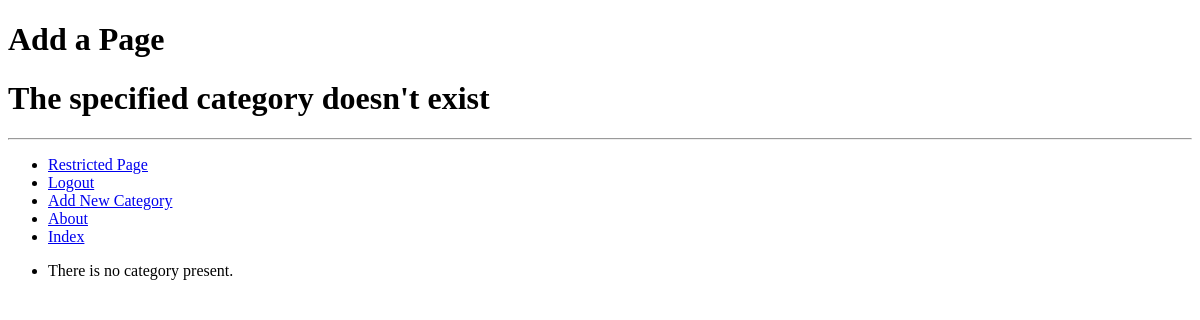
The page /rango/category/Django/add_page/ (signed in) on the database as committed earlier.
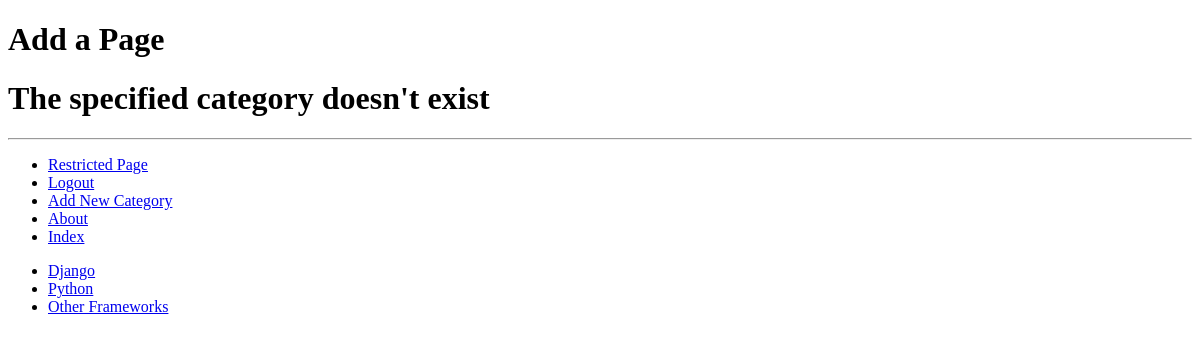
The same page on the database as committed later.
### rango/models.py (models this page shows, shortened)
class Category(models.Model):
    name = models.CharField(max_length=128, unique=True)
    views = models.IntegerField(default=0)
    likes = models.IntegerField(default=0)
    slug = models.SlugField(unique=True)
    class Meta:
        verbose_name_plural = 'categories'

### rango/views.py (the view, shortened to what this page needs)
# urls.py: url(r'^category/(?P<category_name_slug>[\w\-]+)/add_page/$', views.add_page, name='add_page'),
@login_required
def add_page(request, category_name_slug):
    try:
        category = Category.objects.get(slug=category_name_slug)
    except Category.DoesNotExist:
        category = None
    form = PageForm()
    context_dict = {
        'form': form,
        'category': category,
    }
    return render(request, 'rango/add_page.html', context_dict)

### rango/templatetags/rango_template_tags.py (called while the page is built)
@register.inclusion_tag('rango/cats.html')
def get_category_list(cat=None):
    return {'cats': Category.objects.all(),
            'act_cat': cat}

### templates/rango/add_page.html (shortened to what this page needs)
{% extends 'rango/base.html' %}
{% block body_block %}
<h1>Add a Page</h1>
<div>
    {% if category %}
        <h1>Add page to {{ category.name }}</h1>
        <form id="page_form" method="post" action="{% url 'add_page' category.slug %}">
            {% csrf_token %}
            {% for field in form.hidden_fields %}
                {{ field }}
            {% endfor %}
            {% for field in form.visible_fields %}
                {{ field.errors }}
                {{ field.help_text }}
                {{ field }}
            {% endfor %}
            <input type="submit" name="submit" value="Add Page">
        </form>
    {% else %}
        <h1>The specified category doesn't exist</h1>
    {% endif %}
</div>
{% endblock %}

### templates/rango/cats.html
<ul>
    {% if cats %}
        {% for cat in cats %}
            {% if cat == act_cat %}
                <li><strong><a href="{% url 'show_category' cat.slug %}">{{ cat.name }}</a></strong></li>
                {% else %}
                <li><a href="{% url 'show_category' cat.slug %}">{{ cat.name }}</a></li>
            {% endif %}
        {% endfor %}
    {% else %}
        <li>There is no category present.</li>
    {% endif %}
</ul>

Rows that differ between the two databases and show on the page:
added Category: name "Django"
added Category: name "Python"
added Category: name "Other Frameworks"
Other text that changed with them:
text no longer shown: "There is no category present."
